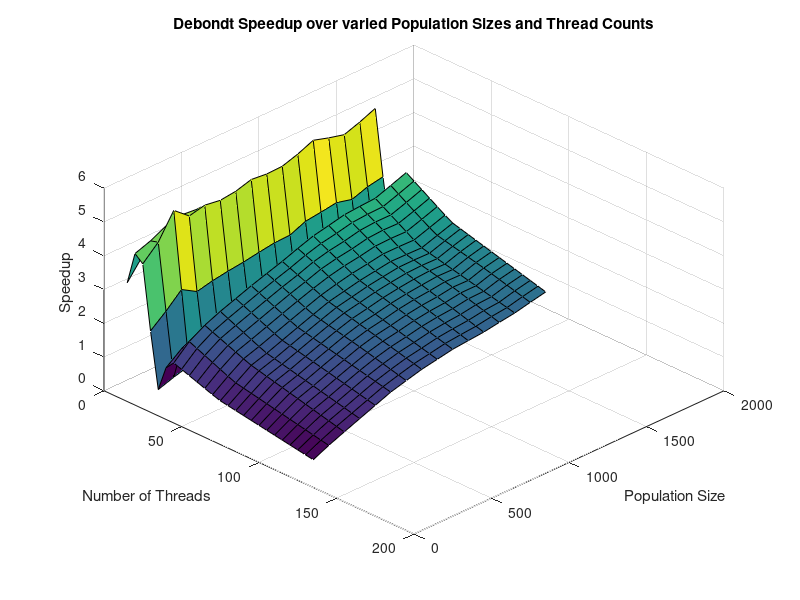

This chart was generated by the following MATLAB code:
%i=importdata('Results/eil_51/lenovo_v1-1_popvsthread.dat'); 
%i=importdata('Results/eil_51/lenovo_v1-1_popvsthread_2.dat'); 
i=importdata('Results/eil_51/debondt_v1-1_popvsthread.dat'); 


x = i(:,1);
y = i(:,2);
z = i(:,5);

% scatter3(x,y,z);



[xi,yi] = meshgrid(0:5:160, 0:100:1600);
zi = griddata(x,y,z,xi,yi);
surf(xi,yi,zi);
xlabel('Number of Threads')
ylabel('Population Size')
zlabel('Speedup')

view([45 45]);

title('Debondt Speedup over varied Population Sizes and Thread Counts');